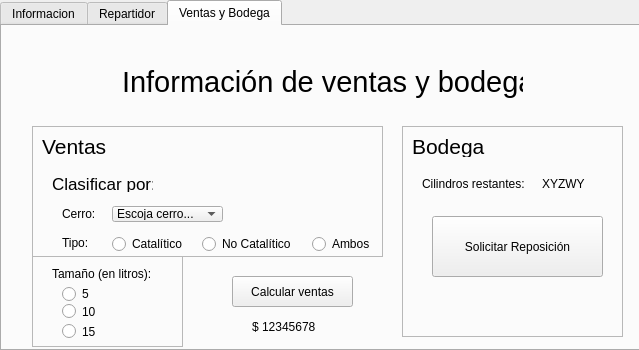
<?xml version="1.0" encoding="UTF-8"?>
<ui version="4.0">
 <class>Admin</class>
 <widget class="QMainWindow" name="Admin">
  <property name="geometry">
   <rect>
    <x>0</x>
    <y>0</y>
    <width>639</width>
    <height>350</height>
   </rect>
  </property>
  <property name="windowTitle">
   <string>Flipigas - Administrador</string>
  </property>
  <widget class="QWidget" name="centralwidget">
   <widget class="QTabWidget" name="tabWidget">
    <property name="geometry">
     <rect>
      <x>0</x>
      <y>0</y>
      <width>641</width>
      <height>351</height>
     </rect>
    </property>
    <property name="currentIndex">
     <number>2</number>
    </property>
    <widget class="QWidget" name="InformacionTab">
     <attribute name="title">
      <string>Informacion</string>
     </attribute>
     <widget class="QLabel" name="InfoGeneralLabel">
      <property name="geometry">
       <rect>
        <x>110</x>
        <y>30</y>
        <width>371</width>
        <height>51</height>
       </rect>
      </property>
      <property name="font">
       <font>
        <pointsize>22</pointsize>
       </font>
      </property>
      <property name="text">
       <string>Información General</string>
      </property>
     </widget>
     <widget class="QFrame" name="InformacionFrame">
      <property name="geometry">
       <rect>
        <x>50</x>
        <y>90</y>
        <width>521</width>
        <height>221</height>
       </rect>
      </property>
      <property name="frameShape">
       <enum>QFrame::StyledPanel</enum>
      </property>
      <property name="frameShadow">
       <enum>QFrame::Raised</enum>
      </property>
      <widget class="QLabel" name="TiempoEntregaLabel">
       <property name="geometry">
        <rect>
         <x>20</x>
         <y>20</y>
         <width>201</width>
         <height>16</height>
        </rect>
       </property>
       <property name="text">
        <string>Tiempo estimado de entrega:</string>
       </property>
      </widget>
      <widget class="QLabel" name="CantidadSolicitudesActLabel">
       <property name="geometry">
        <rect>
         <x>20</x>
         <y>50</y>
         <width>221</width>
         <height>16</height>
        </rect>
       </property>
       <property name="text">
        <string>Cantidad de solicitudes actuales:</string>
       </property>
      </widget>
      <widget class="QLabel" name="CantidadSolicitudesAttLabel">
       <property name="geometry">
        <rect>
         <x>20</x>
         <y>80</y>
         <width>231</width>
         <height>16</height>
        </rect>
       </property>
       <property name="text">
        <string>Cantidad de solicitudes atendidas:</string>
       </property>
      </widget>
      <widget class="QLabel" name="TiempoDisponibilidadCamionLabel">
       <property name="geometry">
        <rect>
         <x>20</x>
         <y>110</y>
         <width>311</width>
         <height>16</height>
        </rect>
       </property>
       <property name="text">
        <string>Tiempo de disponibilidad del siguiente camión:</string>
       </property>
      </widget>
      <widget class="QLabel" name="TiempoEntrega">
       <property name="geometry">
        <rect>
         <x>210</x>
         <y>20</y>
         <width>51</width>
         <height>16</height>
        </rect>
       </property>
       <property name="text">
        <string>XYZ</string>
       </property>
      </widget>
      <widget class="QLabel" name="CantidadSolicitudesAct">
       <property name="geometry">
        <rect>
         <x>230</x>
         <y>50</y>
         <width>91</width>
         <height>16</height>
        </rect>
       </property>
       <property name="text">
        <string>XXXXXX</string>
       </property>
      </widget>
      <widget class="QLabel" name="CantidadSolicitudesAtt">
       <property name="geometry">
        <rect>
         <x>240</x>
         <y>80</y>
         <width>91</width>
         <height>16</height>
        </rect>
       </property>
       <property name="text">
        <string>YYYYYY</string>
       </property>
      </widget>
      <widget class="QLabel" name="TiempoDisponibilidadCamion">
       <property name="geometry">
        <rect>
         <x>310</x>
         <y>110</y>
         <width>61</width>
         <height>16</height>
        </rect>
       </property>
       <property name="text">
        <string>XYZ</string>
       </property>
      </widget>
      <widget class="QLabel" name="minutosLabel1">
       <property name="geometry">
        <rect>
         <x>260</x>
         <y>20</y>
         <width>58</width>
         <height>16</height>
        </rect>
       </property>
       <property name="text">
        <string>minutos.</string>
       </property>
      </widget>
      <widget class="QLabel" name="minutosLabel2">
       <property name="geometry">
        <rect>
         <x>360</x>
         <y>110</y>
         <width>58</width>
         <height>16</height>
        </rect>
       </property>
       <property name="text">
        <string>minutos.</string>
       </property>
      </widget>
      <widget class="QPushButton" name="VolverAdminButton">
       <property name="geometry">
        <rect>
         <x>190</x>
         <y>170</y>
         <width>151</width>
         <height>31</height>
        </rect>
       </property>
       <property name="text">
        <string>Volver al menu anterior</string>
       </property>
      </widget>
     </widget>
     <widget class="QLabel" name="InfoGeneralIcon">
      <property name="geometry">
       <rect>
        <x>40</x>
        <y>30</y>
        <width>51</width>
        <height>51</height>
       </rect>
      </property>
      <property name="text">
       <string/>
      </property>
      <property name="pixmap">
       <pixmap>Imgs/home-512.gif</pixmap>
      </property>
      <property name="scaledContents">
       <bool>true</bool>
      </property>
     </widget>
    </widget>
    <widget class="QWidget" name="RepartidorTab">
     <attribute name="title">
      <string>Repartidor</string>
     </attribute>
     <widget class="QFrame" name="RepartidorFrame">
      <property name="geometry">
       <rect>
        <x>20</x>
        <y>20</y>
        <width>601</width>
        <height>101</height>
       </rect>
      </property>
      <property name="frameShape">
       <enum>QFrame::StyledPanel</enum>
      </property>
      <property name="frameShadow">
       <enum>QFrame::Raised</enum>
      </property>
      <widget class="QLabel" name="CamionesEnRepartoLabel">
       <property name="geometry">
        <rect>
         <x>90</x>
         <y>10</y>
         <width>371</width>
         <height>51</height>
        </rect>
       </property>
       <property name="font">
        <font>
         <pointsize>22</pointsize>
        </font>
       </property>
       <property name="text">
        <string>Camiones en reparto</string>
       </property>
      </widget>
      <widget class="QLabel" name="FiltrarporLabel">
       <property name="geometry">
        <rect>
         <x>20</x>
         <y>70</y>
         <width>81</width>
         <height>20</height>
        </rect>
       </property>
       <property name="text">
        <string>Filtrar por:</string>
       </property>
      </widget>
      <widget class="QComboBox" name="TipoCamionFilterBox">
       <property name="geometry">
        <rect>
         <x>110</x>
         <y>70</y>
         <width>121</width>
         <height>22</height>
        </rect>
       </property>
       <property name="acceptDrops">
        <bool>true</bool>
       </property>
       <property name="editable">
        <bool>false</bool>
       </property>
       <property name="currentText">
        <string>Tipo de camión</string>
       </property>
       <item>
        <property name="text">
         <string>Tipo de camión</string>
        </property>
       </item>
      </widget>
      <widget class="QComboBox" name="TipoCamionSortBox">
       <property name="geometry">
        <rect>
         <x>350</x>
         <y>70</y>
         <width>121</width>
         <height>22</height>
        </rect>
       </property>
       <property name="acceptDrops">
        <bool>true</bool>
       </property>
       <property name="editable">
        <bool>false</bool>
       </property>
       <property name="currentText">
        <string>Tipo de camión</string>
       </property>
       <item>
        <property name="text">
         <string>Tipo de camión</string>
        </property>
       </item>
      </widget>
      <widget class="QLabel" name="OrdenarporLabel">
       <property name="geometry">
        <rect>
         <x>250</x>
         <y>70</y>
         <width>101</width>
         <height>20</height>
        </rect>
       </property>
       <property name="text">
        <string>Ordenar por:</string>
       </property>
      </widget>
      <widget class="QLabel" name="CamionesEnRepartoIcon">
       <property name="geometry">
        <rect>
         <x>20</x>
         <y>10</y>
         <width>51</width>
         <height>51</height>
        </rect>
       </property>
       <property name="text">
        <string/>
       </property>
       <property name="pixmap">
        <pixmap>Imgs/191.png</pixmap>
       </property>
       <property name="scaledContents">
        <bool>true</bool>
       </property>
      </widget>
     </widget>
     <widget class="QTableWidget" name="tableWidget">
      <property name="geometry">
       <rect>
        <x>20</x>
        <y>130</y>
        <width>601</width>
        <height>181</height>
       </rect>
      </property>
      <property name="columnCount">
       <number>6</number>
      </property>
      <column/>
      <column/>
      <column/>
      <column/>
      <column/>
      <column/>
     </widget>
    </widget>
    <widget class="QWidget" name="VentasyBodegaTab">
     <attribute name="title">
      <string>Ventas y Bodega</string>
     </attribute>
     <widget class="QLabel" name="InfoVentasyBodegaLabel">
      <property name="geometry">
       <rect>
        <x>120</x>
        <y>30</y>
        <width>401</width>
        <height>51</height>
       </rect>
      </property>
      <property name="font">
       <font>
        <pointsize>22</pointsize>
       </font>
      </property>
      <property name="text">
       <string>Información de ventas y bodega</string>
      </property>
     </widget>
     <widget class="QLabel" name="InfoventasIcon">
      <property name="geometry">
       <rect>
        <x>40</x>
        <y>30</y>
        <width>61</width>
        <height>61</height>
       </rect>
      </property>
      <property name="text">
       <string/>
      </property>
      <property name="pixmap">
       <pixmap>Imgs/meter_calculator_11440.png</pixmap>
      </property>
      <property name="scaledContents">
       <bool>true</bool>
      </property>
     </widget>
     <widget class="QFrame" name="VentasFrame">
      <property name="geometry">
       <rect>
        <x>30</x>
        <y>100</y>
        <width>351</width>
        <height>131</height>
       </rect>
      </property>
      <property name="frameShape">
       <enum>QFrame::StyledPanel</enum>
      </property>
      <property name="frameShadow">
       <enum>QFrame::Raised</enum>
      </property>
      <widget class="QLabel" name="VentasLabel">
       <property name="geometry">
        <rect>
         <x>10</x>
         <y>10</y>
         <width>91</width>
         <height>21</height>
        </rect>
       </property>
       <property name="font">
        <font>
         <pointsize>16</pointsize>
        </font>
       </property>
       <property name="text">
        <string>Ventas</string>
       </property>
      </widget>
      <widget class="QLabel" name="ClasificarLabel">
       <property name="geometry">
        <rect>
         <x>20</x>
         <y>50</y>
         <width>101</width>
         <height>16</height>
        </rect>
       </property>
       <property name="font">
        <font>
         <pointsize>13</pointsize>
        </font>
       </property>
       <property name="text">
        <string>Clasificar por:</string>
       </property>
      </widget>
      <widget class="QLabel" name="CerroLabel">
       <property name="geometry">
        <rect>
         <x>30</x>
         <y>80</y>
         <width>71</width>
         <height>16</height>
        </rect>
       </property>
       <property name="text">
        <string>Cerro:</string>
       </property>
      </widget>
      <widget class="QComboBox" name="CerroBox">
       <property name="geometry">
        <rect>
         <x>80</x>
         <y>80</y>
         <width>111</width>
         <height>16</height>
        </rect>
       </property>
       <item>
        <property name="text">
         <string>Escoja cerro...</string>
        </property>
       </item>
      </widget>
      <widget class="QLabel" name="TipoLabel">
       <property name="geometry">
        <rect>
         <x>30</x>
         <y>110</y>
         <width>58</width>
         <height>14</height>
        </rect>
       </property>
       <property name="text">
        <string>Tipo:</string>
       </property>
      </widget>
      <widget class="QRadioButton" name="CataliticoRadioButton">
       <property name="geometry">
        <rect>
         <x>80</x>
         <y>110</y>
         <width>91</width>
         <height>16</height>
        </rect>
       </property>
       <property name="text">
        <string>Catalítico</string>
       </property>
      </widget>
      <widget class="QRadioButton" name="NoCataliticoRadioButton">
       <property name="geometry">
        <rect>
         <x>170</x>
         <y>110</y>
         <width>121</width>
         <height>16</height>
        </rect>
       </property>
       <property name="text">
        <string>No Catalítico</string>
       </property>
      </widget>
      <widget class="QRadioButton" name="AmbosRadioButton">
       <property name="geometry">
        <rect>
         <x>280</x>
         <y>110</y>
         <width>91</width>
         <height>16</height>
        </rect>
       </property>
       <property name="text">
        <string>Ambos</string>
       </property>
      </widget>
     </widget>
     <widget class="QFrame" name="BodegaFrame">
      <property name="geometry">
       <rect>
        <x>400</x>
        <y>100</y>
        <width>221</width>
        <height>211</height>
       </rect>
      </property>
      <property name="frameShape">
       <enum>QFrame::StyledPanel</enum>
      </property>
      <property name="frameShadow">
       <enum>QFrame::Raised</enum>
      </property>
      <widget class="QLabel" name="BodegaLabel">
       <property name="geometry">
        <rect>
         <x>10</x>
         <y>10</y>
         <width>91</width>
         <height>21</height>
        </rect>
       </property>
       <property name="font">
        <font>
         <pointsize>16</pointsize>
        </font>
       </property>
       <property name="text">
        <string>Bodega</string>
       </property>
      </widget>
      <widget class="QLabel" name="CilindrosRestantesLabel">
       <property name="geometry">
        <rect>
         <x>20</x>
         <y>50</y>
         <width>121</width>
         <height>16</height>
        </rect>
       </property>
       <property name="text">
        <string>Cilindros restantes:</string>
       </property>
      </widget>
      <widget class="QLabel" name="CilindrosRestantes">
       <property name="geometry">
        <rect>
         <x>140</x>
         <y>50</y>
         <width>58</width>
         <height>16</height>
        </rect>
       </property>
       <property name="text">
        <string>XYZWY</string>
       </property>
      </widget>
      <widget class="QPushButton" name="SolicitarReposicionButton">
       <property name="geometry">
        <rect>
         <x>30</x>
         <y>90</y>
         <width>171</width>
         <height>61</height>
        </rect>
       </property>
       <property name="text">
        <string>Solicitar Reposición</string>
       </property>
      </widget>
     </widget>
     <widget class="QFrame" name="frame">
      <property name="geometry">
       <rect>
        <x>30</x>
        <y>230</y>
        <width>151</width>
        <height>91</height>
       </rect>
      </property>
      <property name="frameShape">
       <enum>QFrame::StyledPanel</enum>
      </property>
      <property name="frameShadow">
       <enum>QFrame::Raised</enum>
      </property>
      <widget class="QRadioButton" name="CincoLTRadioButton">
       <property name="geometry">
        <rect>
         <x>30</x>
         <y>30</y>
         <width>51</width>
         <height>16</height>
        </rect>
       </property>
       <property name="text">
        <string>5</string>
       </property>
      </widget>
      <widget class="QRadioButton" name="DiezLTRadioButton">
       <property name="geometry">
        <rect>
         <x>30</x>
         <y>40</y>
         <width>51</width>
         <height>31</height>
        </rect>
       </property>
       <property name="text">
        <string>10</string>
       </property>
      </widget>
      <widget class="QRadioButton" name="QuinceLTRadioButton">
       <property name="geometry">
        <rect>
         <x>30</x>
         <y>60</y>
         <width>51</width>
         <height>31</height>
        </rect>
       </property>
       <property name="text">
        <string>15</string>
       </property>
      </widget>
      <widget class="QLabel" name="TamanoLabel">
       <property name="geometry">
        <rect>
         <x>20</x>
         <y>10</y>
         <width>111</width>
         <height>16</height>
        </rect>
       </property>
       <property name="text">
        <string>Tamaño (en litros):</string>
       </property>
      </widget>
     </widget>
     <widget class="QPushButton" name="CalcularVentasButton">
      <property name="geometry">
       <rect>
        <x>230</x>
        <y>250</y>
        <width>121</width>
        <height>31</height>
       </rect>
      </property>
      <property name="text">
       <string>Calcular ventas</string>
      </property>
     </widget>
     <widget class="QLabel" name="Ventas">
      <property name="geometry">
       <rect>
        <x>260</x>
        <y>290</y>
        <width>71</width>
        <height>21</height>
       </rect>
      </property>
      <property name="text">
       <string>12345678</string>
      </property>
     </widget>
     <widget class="QLabel" name="SignoPesoLabel">
      <property name="geometry">
       <rect>
        <x>250</x>
        <y>280</y>
        <width>21</width>
        <height>41</height>
       </rect>
      </property>
      <property name="text">
       <string>$</string>
      </property>
     </widget>
    </widget>
   </widget>
  </widget>
 </widget>
 <resources/>
 <connections/>
</ui>
